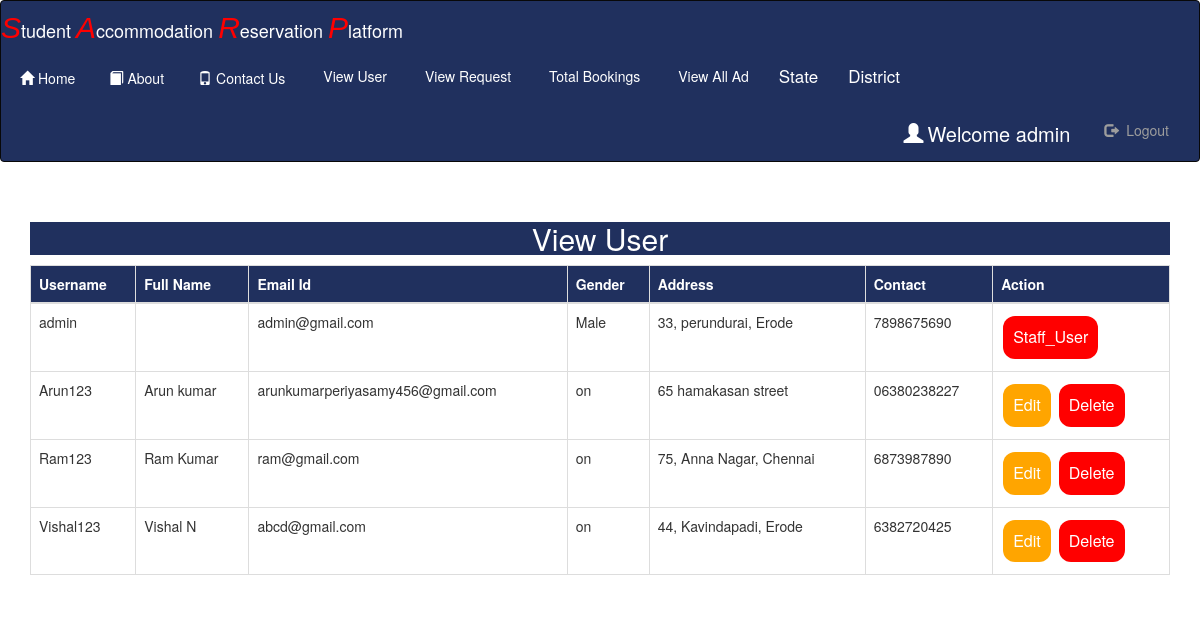
/view_user (signed in), run on the app's committed database.
### Room/models.py (models this page shows, shortened)
class Register(models.Model):
    user=models.ForeignKey(User,on_delete=models.CASCADE,null=True)
    gen=models.CharField(max_length=30,null=True)
    add=models.CharField(max_length=100,null=True)
    mobile=models.CharField(max_length=10,null=True)
    image=models.FileField(null=True)
    birth=models.DateField(null=True)
    proof=models.CharField(max_length=10,null=True)

### Room/views.py (the view)
# urls.py: path('view_user', View_User,name='view_user'),
def View_User(request):
    if not request.user.is_staff:
        return redirect('home')
    data=Register.objects.all()
    d={'data':data}
    return render(request,'view_user.html',d)

### Room/templates/view_user.html
{% extends 'navigation.html' %}
{% block body %}
<br>
<br>
<center><div class="container"><h2 style="color:white;background-color:#20305E;width:100%">View User</h2></div></center>
 <div class="container">
<table class="table table-bordered" width="100%" id="myTable">
  <thead>
  <tr>
    <th>Username</th>
    <th>Full Name</th>
      <th>Email Id</th>
      <th>Gender</th>
      <th>Address</th>
      <th>Contact</th>
    <th>Action</th>
  </tr>
  </thead>
   <tbody>
    {% for i in data %}
  <tr>
    <td>{{i.user.username}}</td>
    <td>{{i.user.first_name}} {{i.user.last_name}}</td>
    <td>{{i.user.email}}</td>
    <td>{{i.gen}}</td>
    <td>{{i.add}}</td>
      <td>{{i.mobile}}</td>
    {% if i.user.is_staff %}
    <td><button2 class="button2 button1" style="bockground-color:red">Staff_User</button2></td>
    {% else %}
      <td><a href="{% url 'edit_user' i.id %}"><button class="button button1">Edit</button></a>
      <a href="{% url 'delete_user' i.id %}"><button class="button button2">Delete</button></a></td>
    {% endif %}
  </tr>
    {% endfor %}
    </tbody>
</table>
 </div>
{% endblock %}

### Room/templates/navigation.html (shortened to what this page needs)
<!DOCTYPE html>
<html lang="en">
{% load static %}
<head>
  <link rel="stylesheet" href="https://maxcdn.bootstrapcdn.com/bootstrap/3.3.6/css/bootstrap.min.css">
    <link rel = stylesheet href = "https://cdn.datatables.net/1.10.20/css/jquery.dataTables.min.css">
</head>
<body>
<nav class="navbar navbar-inverse" style="padding:0px;margin:0px;background-color:#20305E;color:white">
  <div class="container-fluid" style="padding:0px;margin:0px">
    <div><class="navbar-header" style="margin-bottom:4px;margin-right:10px;">
      <a class="navbar-brand" href="#"><span style="font-size:30px;color:Red"><i style="font-family: 'Franklin Gothic Medium', 'Arial Narrow', Arial, sans-serif;">S</i></span><span style="font-size:18px;color:white">tudent </span>
        <span style="font-size:30px;color:Red"><i style="font-family: 'Franklin Gothic Medium', 'Arial Narrow', Arial, sans-serif;">A</i></span><span style="font-size:18px;color:white">ccommodation </span>
        <span style="font-size:30px;color:Red"><i style="font-family:'Franklin Gothic Medium', 'Arial Narrow', Arial, sans-serif">R</i></span><span style="font-size:18px;color:white">eservation</span>
        <span style="font-size:30px;color:Red"><i style="font-family:'Franklin Gothic Medium', 'Arial Narrow', Arial, sans-serif">P</i></span><span style="font-size:18px;color:white">latform</span></a>
    </div>
    <ul class="nav navbar-nav">
      <li><a href="{% url 'home' %}" style = "color : white" ><span class="glyphicon glyphicon-home" style="padding:4px"></span>Home</a></li>
        <li><a href="{% url 'about' %}" style = "color : white"><span class="glyphicon glyphicon-book" style="padding:4px"></span>About</a></li>
        <li><a href="{% url 'contact' %}" style = "color : white"><span class="glyphicon glyphicon-phone" style="padding:4px"></span>Contact Us</a></li>
      {% if not request.user.is_staff %}
      <li><a href="{% url 'search' %}" style = "color : white"><span class="glyphicon glyphicon-search" style="padding:4px"></span>Search House</a></li>
      {% if request.user.username %}
        <li><a href="{% url 'rent1' %}" style = "color : white"><span class="glyphicon glyphicon-plus" style="padding:4px"></span>Add HouseOnRent</a></li>
      <li><a href="{% url 'img' %}" style = "color : white"><span class="glyphicon glyphicon-View" style="padding:4px"></span>View My Ad</a></li>
    {% endif %}
        {% else %}
      <li><a href="{% url 'view_user' %}" style = "color : white"><span class="glyphicon glyphicon-View" style="padding:4px"></span>View User</a></li>
      <li><a href="{% url 'request' %}" style = "color : white"><span class="glyphicon glyphicon-View" style="padding:4px"></span>View Request</a></li>
      <li><a href="{% url 'bookings' %}" style = "color : white"><span class="glyphicon glyphicon-View" style="padding:4px"></span>Total Bookings</a></li>
      <li><a href="{% url 'alladd' %}" style = "color : white"><span class="glyphicon glyphicon-View" style="padding:4px"></span>View All Ad</a></li>
        <li class="nav-item dropdown">
      <a class="nav-link dropdown-toggle" href="#" id="navbardrop" data-toggle="dropdown" style="font-size:17px;color : white">
        State
      </a>
    </li>
       <li class="nav-item dropdown">
      <a class="nav-link dropdown-toggle" href="#" id="navbardrop" data-toggle="dropdown" style="font-size:17px;color : white ">
        District
      </a>
    </li>
        {% endif %}
    </ul>
    {% if request.user.username %}
    <ul class="nav navbar-nav navbar-right">
      <li><a href="{% url 'user_detail' %}" style="color:white;font-size:20px"> <span class="glyphicon glyphicon-user" style="padding:4px;"></span>Welcome  {{request.user.username}}</a></li>
      <li><a href="{% url 'logout' %}" style="margin-right:30px"><span class="glyphicon glyphicon-log-out" style="padding:4px;"></span> Logout</a></li>
    </ul>
    {% endif %}
  </div>
</nav>
{% block body %}
{% endblock %}
</body>
</html>

### Room/templates/navigation.html (style rules this page uses)
.button { background-color: orange; border: none; color: white; padding: 10px; text-align: center; text-decoration: none; display: inline-block; font-size: 16px; margin: 4px 2px; cursor: pointer; }
.button2 { background-color: red; border: none; color: white; padding: 10px; text-align: center; text-decoration: none; display: inline-block; font-size: 16px; margin: 4px 2px; cursor: pointer; }
.button1 { border-radius: 12px; }
.button2 { border-radius: 12px; }
th { background-color:#20305E; color:white; }

### data on the page
Register: user.username "admin", user.email "admin@gmail.com", gen "Male", add "33, perundurai, Erode", mobile "7898675690", shows "Staff_User"
Register: user.username "Arun123", user.first_name "Arun", user.last_name "kumar", user.email "arunkumarperiyasamy456@gmail.com", gen "on", add "65 hamakasan street", mobile "06380238227", shows "Edit"
Register: user.username "Ram123", user.first_name "Ram", user.last_name "Kumar", user.email "ram@gmail.com", gen "on", add "75, Anna Nagar, Chennai", mobile "6873987890", shows "Edit"
Register: user.username "Vishal123", user.first_name "Vishal", user.last_name "N", user.email "abcd@gmail.com", gen "on", add "44, Kavindapadi, Erode", mobile "6382720425", shows "Edit"

### other printed values
{{ request.user.username }} "admin"
